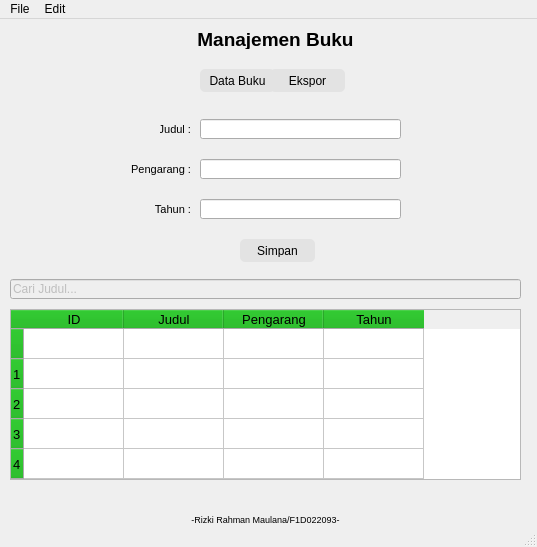
<?xml version="1.0" encoding="UTF-8"?>
<ui version="4.0">
 <class>ManajemenBuku</class>
 <widget class="QMainWindow" name="ManajemenBuku">
  <property name="geometry">
   <rect>
    <x>0</x>
    <y>0</y>
    <width>537</width>
    <height>547</height>
   </rect>
  </property>
  <property name="palette">
   <palette>
    <active>
     <colorrole role="Button">
      <brush brushstyle="SolidPattern">
       <color alpha="255">
        <red>0</red>
        <green>170</green>
        <blue>0</blue>
       </color>
      </brush>
     </colorrole>
    </active>
    <inactive>
     <colorrole role="Button">
      <brush brushstyle="SolidPattern">
       <color alpha="255">
        <red>0</red>
        <green>170</green>
        <blue>0</blue>
       </color>
      </brush>
     </colorrole>
    </inactive>
    <disabled>
     <colorrole role="Button">
      <brush brushstyle="SolidPattern">
       <color alpha="255">
        <red>0</red>
        <green>170</green>
        <blue>0</blue>
       </color>
      </brush>
     </colorrole>
    </disabled>
   </palette>
  </property>
  <property name="windowTitle">
   <string>MainWindow</string>
  </property>
  <property name="autoFillBackground">
   <bool>false</bool>
  </property>
  <property name="toolButtonStyle">
   <enum>Qt::ToolButtonIconOnly</enum>
  </property>
  <widget class="QWidget" name="centralwidget">
   <widget class="QLabel" name="label">
    <property name="geometry">
     <rect>
      <x>170</x>
      <y>10</y>
      <width>211</width>
      <height>20</height>
     </rect>
    </property>
    <property name="font">
     <font>
      <pointsize>14</pointsize>
      <weight>75</weight>
      <bold>true</bold>
     </font>
    </property>
    <property name="text">
     <string>Manajemen Buku</string>
    </property>
    <property name="alignment">
     <set>Qt::AlignCenter</set>
    </property>
   </widget>
   <widget class="QPushButton" name="pushButton">
    <property name="enabled">
     <bool>true</bool>
    </property>
    <property name="geometry">
     <rect>
      <x>200</x>
      <y>50</y>
      <width>75</width>
      <height>23</height>
     </rect>
    </property>
    <property name="palette">
     <palette>
      <active>
       <colorrole role="WindowText">
        <brush brushstyle="SolidPattern">
         <color alpha="255">
          <red>0</red>
          <green>0</green>
          <blue>0</blue>
         </color>
        </brush>
       </colorrole>
       <colorrole role="Button">
        <brush brushstyle="SolidPattern">
         <color alpha="255">
          <red>227</red>
          <green>227</green>
          <blue>227</blue>
         </color>
        </brush>
       </colorrole>
       <colorrole role="Text">
        <brush brushstyle="SolidPattern">
         <color alpha="255">
          <red>0</red>
          <green>0</green>
          <blue>0</blue>
         </color>
        </brush>
       </colorrole>
       <colorrole role="ButtonText">
        <brush brushstyle="SolidPattern">
         <color alpha="255">
          <red>0</red>
          <green>0</green>
          <blue>0</blue>
         </color>
        </brush>
       </colorrole>
       <colorrole role="Base">
        <brush brushstyle="SolidPattern">
         <color alpha="255">
          <red>227</red>
          <green>227</green>
          <blue>227</blue>
         </color>
        </brush>
       </colorrole>
       <colorrole role="Window">
        <brush brushstyle="SolidPattern">
         <color alpha="255">
          <red>227</red>
          <green>227</green>
          <blue>227</blue>
         </color>
        </brush>
       </colorrole>
      </active>
      <inactive>
       <colorrole role="WindowText">
        <brush brushstyle="SolidPattern">
         <color alpha="255">
          <red>0</red>
          <green>0</green>
          <blue>0</blue>
         </color>
        </brush>
       </colorrole>
       <colorrole role="Button">
        <brush brushstyle="SolidPattern">
         <color alpha="255">
          <red>227</red>
          <green>227</green>
          <blue>227</blue>
         </color>
        </brush>
       </colorrole>
       <colorrole role="Text">
        <brush brushstyle="SolidPattern">
         <color alpha="255">
          <red>0</red>
          <green>0</green>
          <blue>0</blue>
         </color>
        </brush>
       </colorrole>
       <colorrole role="ButtonText">
        <brush brushstyle="SolidPattern">
         <color alpha="255">
          <red>0</red>
          <green>0</green>
          <blue>0</blue>
         </color>
        </brush>
       </colorrole>
       <colorrole role="Base">
        <brush brushstyle="SolidPattern">
         <color alpha="255">
          <red>227</red>
          <green>227</green>
          <blue>227</blue>
         </color>
        </brush>
       </colorrole>
       <colorrole role="Window">
        <brush brushstyle="SolidPattern">
         <color alpha="255">
          <red>227</red>
          <green>227</green>
          <blue>227</blue>
         </color>
        </brush>
       </colorrole>
      </inactive>
      <disabled>
       <colorrole role="WindowText">
        <brush brushstyle="SolidPattern">
         <color alpha="255">
          <red>0</red>
          <green>0</green>
          <blue>0</blue>
         </color>
        </brush>
       </colorrole>
       <colorrole role="Button">
        <brush brushstyle="SolidPattern">
         <color alpha="255">
          <red>227</red>
          <green>227</green>
          <blue>227</blue>
         </color>
        </brush>
       </colorrole>
       <colorrole role="Text">
        <brush brushstyle="SolidPattern">
         <color alpha="255">
          <red>0</red>
          <green>0</green>
          <blue>0</blue>
         </color>
        </brush>
       </colorrole>
       <colorrole role="ButtonText">
        <brush brushstyle="SolidPattern">
         <color alpha="255">
          <red>0</red>
          <green>0</green>
          <blue>0</blue>
         </color>
        </brush>
       </colorrole>
       <colorrole role="Base">
        <brush brushstyle="SolidPattern">
         <color alpha="255">
          <red>227</red>
          <green>227</green>
          <blue>227</blue>
         </color>
        </brush>
       </colorrole>
       <colorrole role="Window">
        <brush brushstyle="SolidPattern">
         <color alpha="255">
          <red>227</red>
          <green>227</green>
          <blue>227</blue>
         </color>
        </brush>
       </colorrole>
      </disabled>
     </palette>
    </property>
    <property name="focusPolicy">
     <enum>Qt::StrongFocus</enum>
    </property>
    <property name="autoFillBackground">
     <bool>false</bool>
    </property>
    <property name="styleSheet">
     <string notr="true">QPushButton {
    background-color: #e3e3e3;   /* Warna biru */
    color: black;                /* Warna teks */
    border-radius: 5px;          /* Sudut tombol */
    padding: 5px;
}
QPushButton:hover {
    background-color: #2980b9;   /* Warna pas di-hover */
}
QPushButton:pressed {
    background-color: #1c6690;   /* Warna pas ditekan */
}
</string>
    </property>
    <property name="text">
     <string>Data Buku</string>
    </property>
   </widget>
   <widget class="QPushButton" name="pushButton_2">
    <property name="geometry">
     <rect>
      <x>270</x>
      <y>50</y>
      <width>75</width>
      <height>23</height>
     </rect>
    </property>
    <property name="styleSheet">
     <string notr="true">QPushButton {
    background-color: #e3e3e3;   /* Warna biru */
    color: black;                /* Warna teks */
    border-radius: 5px;          /* Sudut tombol */
    padding: 5px;
}
QPushButton:hover {
    background-color: #2980b9;   /* Warna pas di-hover */
}
QPushButton:pressed {
    background-color: #1c6690;   /* Warna pas ditekan */
}
</string>
    </property>
    <property name="text">
     <string>Ekspor</string>
    </property>
   </widget>
   <widget class="QLabel" name="label_2">
    <property name="geometry">
     <rect>
      <x>160</x>
      <y>100</y>
      <width>31</width>
      <height>20</height>
     </rect>
    </property>
    <property name="font">
     <font>
      <pointsize>8</pointsize>
      <weight>50</weight>
      <bold>false</bold>
     </font>
    </property>
    <property name="text">
     <string>Judul :</string>
    </property>
    <property name="alignment">
     <set>Qt::AlignRight|Qt::AlignTrailing|Qt::AlignVCenter</set>
    </property>
   </widget>
   <widget class="QLabel" name="label_3">
    <property name="geometry">
     <rect>
      <x>110</x>
      <y>140</y>
      <width>81</width>
      <height>20</height>
     </rect>
    </property>
    <property name="font">
     <font>
      <pointsize>8</pointsize>
      <weight>50</weight>
      <bold>false</bold>
     </font>
    </property>
    <property name="text">
     <string>Pengarang :</string>
    </property>
    <property name="alignment">
     <set>Qt::AlignRight|Qt::AlignTrailing|Qt::AlignVCenter</set>
    </property>
   </widget>
   <widget class="QLabel" name="label_4">
    <property name="geometry">
     <rect>
      <x>110</x>
      <y>180</y>
      <width>81</width>
      <height>20</height>
     </rect>
    </property>
    <property name="font">
     <font>
      <pointsize>8</pointsize>
      <weight>50</weight>
      <bold>false</bold>
     </font>
    </property>
    <property name="text">
     <string>Tahun :</string>
    </property>
    <property name="alignment">
     <set>Qt::AlignRight|Qt::AlignTrailing|Qt::AlignVCenter</set>
    </property>
   </widget>
   <widget class="QLineEdit" name="lineEdit">
    <property name="geometry">
     <rect>
      <x>200</x>
      <y>100</y>
      <width>201</width>
      <height>20</height>
     </rect>
    </property>
   </widget>
   <widget class="QLineEdit" name="lineEdit_2">
    <property name="geometry">
     <rect>
      <x>200</x>
      <y>140</y>
      <width>201</width>
      <height>20</height>
     </rect>
    </property>
   </widget>
   <widget class="QLineEdit" name="lineEdit_3">
    <property name="geometry">
     <rect>
      <x>200</x>
      <y>180</y>
      <width>201</width>
      <height>20</height>
     </rect>
    </property>
   </widget>
   <widget class="QLineEdit" name="lineEdit_4">
    <property name="enabled">
     <bool>false</bool>
    </property>
    <property name="geometry">
     <rect>
      <x>10</x>
      <y>260</y>
      <width>511</width>
      <height>20</height>
     </rect>
    </property>
    <property name="contextMenuPolicy">
     <enum>Qt::PreventContextMenu</enum>
    </property>
    <property name="text">
     <string>Cari Judul...</string>
    </property>
    <property name="echoMode">
     <enum>QLineEdit::Normal</enum>
    </property>
    <property name="dragEnabled">
     <bool>false</bool>
    </property>
    <property name="readOnly">
     <bool>false</bool>
    </property>
    <property name="placeholderText">
     <string/>
    </property>
    <property name="clearButtonEnabled">
     <bool>false</bool>
    </property>
   </widget>
   <widget class="QTableWidget" name="tableWidget">
    <property name="geometry">
     <rect>
      <x>10</x>
      <y>290</y>
      <width>511</width>
      <height>171</height>
     </rect>
    </property>
    <property name="font">
     <font>
      <pointsize>10</pointsize>
     </font>
    </property>
    <property name="dragEnabled">
     <bool>false</bool>
    </property>
    <property name="sortingEnabled">
     <bool>false</bool>
    </property>
    <row>
     <property name="text">
      <string/>
     </property>
    </row>
    <row>
     <property name="text">
      <string>1</string>
     </property>
    </row>
    <row>
     <property name="text">
      <string>2</string>
     </property>
    </row>
    <row>
     <property name="text">
      <string>3</string>
     </property>
    </row>
    <row>
     <property name="text">
      <string>4</string>
     </property>
    </row>
    <column>
     <property name="text">
      <string>ID</string>
     </property>
    </column>
    <column>
     <property name="text">
      <string>Judul</string>
     </property>
    </column>
    <column>
     <property name="text">
      <string>Pengarang</string>
     </property>
    </column>
    <column>
     <property name="text">
      <string>Tahun</string>
     </property>
    </column>
   </widget>
   <widget class="QPushButton" name="pushButton_3">
    <property name="geometry">
     <rect>
      <x>240</x>
      <y>220</y>
      <width>75</width>
      <height>23</height>
     </rect>
    </property>
    <property name="styleSheet">
     <string notr="true">QPushButton {
    background-color: #e3e3e3;   /* Warna biru */
    color: black;                /* Warna teks */
    border-radius: 5px;          /* Sudut tombol */
    padding: 5px;
}
QPushButton:hover {
    background-color: #00aa00;   /* Warna pas di-hover */
}
QPushButton:pressed {
    background-color: #1c6690;   /* Warna pas ditekan */
}
</string>
    </property>
    <property name="text">
     <string>Simpan</string>
    </property>
   </widget>
   <widget class="QLabel" name="label_5">
    <property name="geometry">
     <rect>
      <x>160</x>
      <y>490</y>
      <width>211</width>
      <height>20</height>
     </rect>
    </property>
    <property name="font">
     <font>
      <pointsize>7</pointsize>
      <weight>50</weight>
      <bold>false</bold>
     </font>
    </property>
    <property name="text">
     <string>-Rizki Rahman Maulana/F1D022093-</string>
    </property>
    <property name="alignment">
     <set>Qt::AlignCenter</set>
    </property>
   </widget>
  </widget>
  <widget class="QMenuBar" name="menubar">
   <property name="geometry">
    <rect>
     <x>0</x>
     <y>0</y>
     <width>537</width>
     <height>21</height>
    </rect>
   </property>
   <widget class="QMenu" name="menuFile">
    <property name="title">
     <string>File</string>
    </property>
    <addaction name="actionSimpan"/>
    <addaction name="actionEkspor_ke_CSV"/>
    <addaction name="actionKeluar"/>
   </widget>
   <widget class="QMenu" name="menuCari_Judul">
    <property name="title">
     <string>Edit</string>
    </property>
    <addaction name="actionCari_Judul"/>
    <addaction name="actionHapus_Data"/>
    <addaction name="separator"/>
    <addaction name="actionAuto_Fill"/>
    <addaction name="actionStart_Dictation"/>
   </widget>
   <addaction name="menuFile"/>
   <addaction name="menuCari_Judul"/>
  </widget>
  <widget class="QStatusBar" name="statusbar"/>
  <action name="actionSimpan">
   <property name="text">
    <string>Simpan</string>
   </property>
  </action>
  <action name="actionEkspor_ke_CSV">
   <property name="text">
    <string>Ekspor ke CSV</string>
   </property>
  </action>
  <action name="actionKeluar">
   <property name="text">
    <string>Keluar</string>
   </property>
  </action>
  <action name="actionCari_Judul">
   <property name="text">
    <string>Cari Judul</string>
   </property>
  </action>
  <action name="actionHapus_Data">
   <property name="text">
    <string>Hapus Data</string>
   </property>
  </action>
  <action name="actionAuto_Fill">
   <property name="text">
    <string>Auto Fill</string>
   </property>
  </action>
  <action name="actionStart_Dictation">
   <property name="text">
    <string>Start Dictation</string>
   </property>
  </action>
 </widget>
 <resources/>
 <connections/>
</ui>
